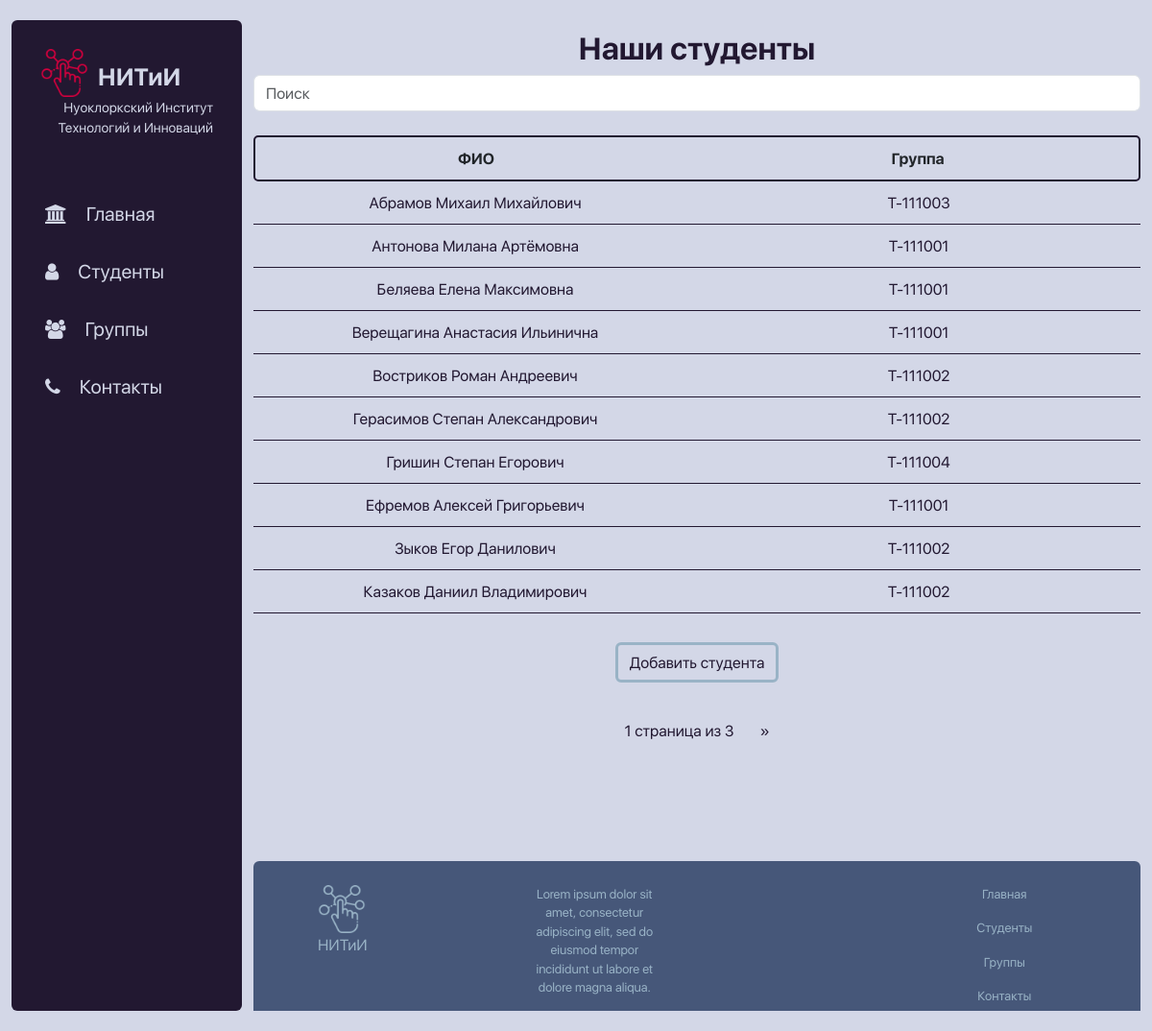
The page /students/ on the database its author committed.
### students/models.py (models this page shows, shortened)
class Students(models.Model):
    surname = models.CharField('Фамилия', max_length=50)
    name = models.CharField('Имя', max_length=50)
    lastname = models.CharField('Отчество', max_length=50, null=True, default='-')
    birthday = models.DateField('Дата рождения')
    group = models.ForeignKey(Groups, on_delete=models.CASCADE)
    gender = models.ForeignKey('Genders', on_delete=models.CASCADE)
    is_leader = models.BooleanField('Староста или нет')
    photo = models.ImageField(blank=True, upload_to='images')
    class Meta:
        verbose_name = 'Студент'
        verbose_name_plural = 'Студенты'

### groups/models.py (models this page shows)
class Groups(models.Model):
    name = models.CharField('Наименование', max_length=50)
    course = models.IntegerField('Курс')
    speciality = models.ForeignKey('Specialities', on_delete=models.CASCADE)
    count_of_students = models.IntegerField('Количество студентов', default=0)
    def __str__(self):
        return self.name
    class Meta:
        verbose_name = 'Группа'
        verbose_name_plural = 'Группы'

### students/views.py (the view)
# urls.py: path('students/', include('students.urls')),
def students (request):
    s=request.GET.get('search','')
    students = Students.objects.filter(surname__icontains = s).order_by('surname')
    pagination = Paginator(students, 10)
    page_number = request.GET.get("page")
    page_obj = pagination.get_page(page_number)
    return render(request, 'students/students.html', {'students': pagination, 'page_obj':page_obj})

### students/templates/students/students.html (shortened to what this page needs)
{% extends 'main/layout.html' %}
{% block content %}
    <h2 class="title">Наши студенты</h2>
    <div class="search_box">
        <form method="GET" class="search text-center" >
            <input type="text" placeholder="Поиск" class="form-control" name="search">
        </form>
    </div>
    <div class="container text-center student_list">
        {% if students %}
            <div class="row header">
                <div class="col">ФИО</div>
                <div class="col">Группа</div>
            </div>
            {% for elem in page_obj %}
                <a href="{% url 'student_page' elem.id %}">
                    <div class="row student_list">
                        <div class="col">
                            {{elem.surname}} {{elem.name}} {{elem.lastname}}
                        </div>
                        <div class="col">
                            {{elem.group}}
                        </div>
                    </div>
                </a>
            {% endfor %}
        {% else %}
                <p class="text">Пока нет студентов</p>
        {% endif %}
        <a href="{% url 'add_student' %}" class="btn text-center button_option">Добавить студента</a>
        <nav aria-label="">
            <ul class="pagination">
              <li class="page-item page-link no_hover">{{ page_obj.number }} страница  из {{ page_obj.paginator.num_pages }}</li>
              {% if page_obj.has_next %}
              <li class="page-item">
                <a class="page-link" href="?page={{ page_obj.next_page_number }}" aria-label="Вперёд">
                  <span aria-hidden="true">&raquo;</span>
                </a>
              </li>
              {% endif %}
            </ul>
          </nav>
    </div>
    {% include 'main/footer.html' %}
{% endblock %}

### main/templates/main/layout.html (shortened to what this page needs)
{% load static %}
<!DOCTYPE html>
<html lang="en">
<head>
    <link rel="stylesheet" href="https://cdn.jsdelivr.net/npm/bootstrap@5.3.3/dist/css/bootstrap.min.css">
    <link rel="stylesheet" href="{% static 'main/css/main.css' %}">
    <link rel="stylesheet" href="{% static 'main/css/media_screen.css' %}">
<body>
    <aside class="rounded">
        <img src="{% static 'main/img/interactive.png' %}">
        <span class="logo">НИТиИ</span>
        <p class="name">Нуоклоркский Институт Технологий и Инноваций</p>
        <ul>
            <a href="{% url 'main' %}"><li><i class="icon-institute"></i>Главная</li></a>
            <a href="{% url 'students' %}"><li><i class="icon-man"></i>Студенты</li></a>
            <a href="{% url 'groups' %}"><li><i class="icon-human"></i>Группы</li></a>
            <a href="{% url 'contacts' %}"><li><i class="icon-phone"></i>Контакты</li></a>
        </ul>
    </aside>
    <div class="content">{% block content %}{% endblock %}</div>
</body>
</html>

### main/templates/main/footer.html (shortened to what this page needs)
{% load static %}
<div class="footer rounded">
    <div class="row align-items-start">
        <div class="col">
            <img src="{% static 'main/img/interactive_blue.png' %}">
            <p class="logo">НИТиИ</p>
        </div>
        <div class="col">
            <p class="footer_text">Lorem ipsum dolor sit amet, consectetur adipiscing elit, sed do eiusmod tempor incididunt ut labore et dolore magna aliqua.</p>
        </div>
        <div class="col">
            <a href="{% url 'main' %}"><p class="footer_text">Главная</p></a>
            <a href="{% url 'students' %}"><p class="footer_text">Студенты</p></a>
            <a href="{% url 'groups' %}"><p class="footer_text">Группы</p></a>
            <a href="{% url 'contacts' %}"><p class="footer_text">Контакты</p></a>
        </div>
    </div>
</div>

### main/static/main/css/main.css (style rules this page uses)
body { background: var(--white); }
aside { background: var(--purple); width: 20%; padding: 2.5%; height: 96%; color: var(--white); font-family: 'SFNS Display'; position: fixed; top:2%; left: 1%; }
aside img { width: 50px; float: left; }
aside .logo { font-weight: bold; font-size: 25px; color: var(--white); float: left; margin-left: 10px; position: relative; top: 10px; font-family: 'SFNS Display Bold'; }
aside .name { font-size: 14px; float: left; text-align: right; }
aside ul { list-style: none; position: relative; top: 5%; left: -15%; }
aside ul li { color: var(--white); display: block; margin-top: 30px; font-size: 20px; transition: 0.25s; }
aside ul li i { margin-right: 20px; }
a { text-decoration: none; }
.content { font-family: 'SFNS Display'; position: fixed; left: 22%; top: 2%; width: 77%; height: 96%; overflow-y: scroll; overflow-x: hidden; display: flex; flex-direction: column; }
.title { text-align: center; margin-top: 10px; color: var(--purple); font-family: 'SFNS Display Bold'; }
.footer { background: var(--dark-blue); display: flex; flex-direction: row; align-items: center; padding: 25px 15px 0px 15px; justify-content: space-evenly; }
.footer img { width: 50px; }
.footer div { margin: 0px 20px; color: var(--blue); }
.footer_text { font-size: 13px; text-align: center; color: var(--blue); }
.row.student_list { border-bottom: solid 1px var(--purple); transition: 0.25s; padding: 10px 0px; color: var(--purple); }
.row.header { border: solid 2px var(--purple); font-family: 'SFNS Display Bold'; border-radius: 5px; padding: 10px 0px; }
.container.student_list { margin: 10px 0px 100px 0px; }
.button_option { margin: 30px; color: var(--purple); border: solid var(--blue); transition: 0.25s; }
form input { margin-bottom: 15px; }
.form-control { color: var(--purple); }
form.search { width: 100%; }
.search_box { display: flex; }
.pagination { display: flex; justify-content: center; align-items: center; }
.page-link { background: transparent; border: solid 2px transparent; color: var(--purple); }
:root { --red: #d2003e; --purple: #221831; --dark-blue: #465779; --blue: #99b3c6; --white: #d3d7e7; }
[class^="icon-"]:before, [class*=" icon-"]:before { font-family: "fontello"; font-style: normal; font-weight: normal; }
.icon-phone::before { content: '\E802'; }
.icon-institute::before { content: '\F19C'; }
.icon-man::before { content: '\E801'; }
.icon-human::before { content: '\E800'; }

### rows shown on the page
Students: surname "Абрамов", name "Михаил", lastname "Михайлович", group "Т-111003"
Students: surname "Антонова", name "Милана", lastname "Артёмовна", group "Т-111001"
Students: surname "Беляева", name "Елена", lastname "Максимовна", group "Т-111001"
Students: surname "Верещагина", name "Анастасия", lastname "Ильинична", group "Т-111001"
Students: surname "Востриков", name "Роман", lastname "Андреевич", group "Т-111002"
Students: surname "Герасимов", name "Степан", lastname "Александрович", group "Т-111002"
Students: surname "Гришин", name "Степан", lastname "Егорович", group "Т-111004"
Students: surname "Ефремов", name "Алексей", lastname "Григорьевич", group "Т-111001"
Students: surname "Зыков", name "Егор", lastname "Данилович", group "Т-111002"
Students: surname "Казаков", name "Даниил", lastname "Владимирович", group "Т-111002"

### other values the page prints
{{ page_obj.number }} "1"
{{ page_obj.paginator.num_pages }} "3"
